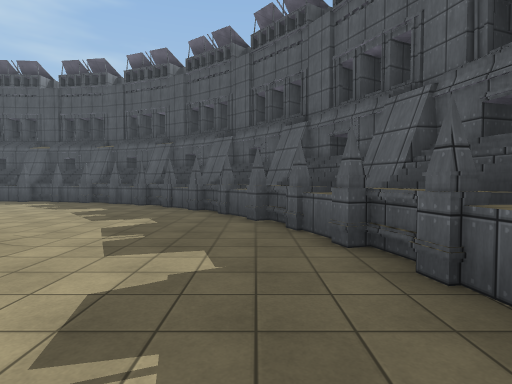
[1] (above)

16 first-person views from a walk through a 3-D level made in the Unity game engine. The camera is 1.5 m above the floor, tilts 2° down and sees 80° across. The floor is counted in squares, 2 m on a side. Each view is taken from the middle of a square. On the plan, view 1 faces up. The plan holds only what a view shows up to about 10 squares ahead; the rest is blank. The player character is not drawn. Surface patterns are stand-ins for the level's own textures.

[2]
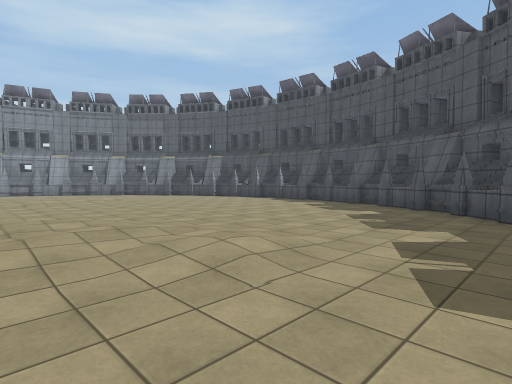

[3]
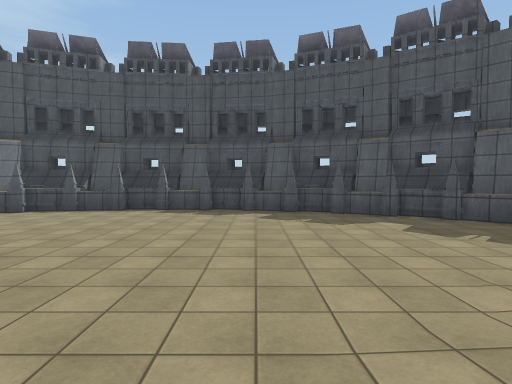

[4]
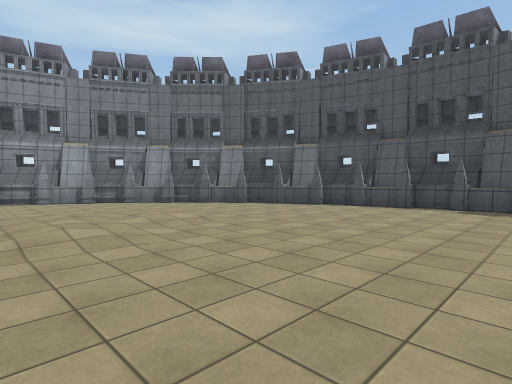

[5]
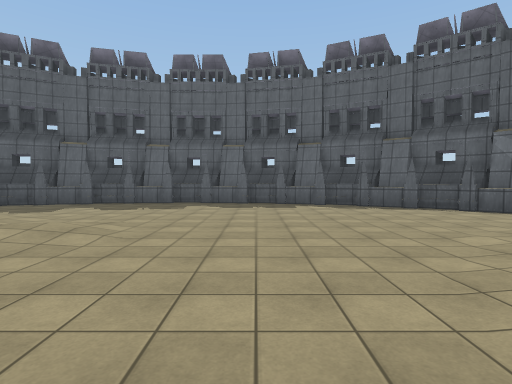

[6]
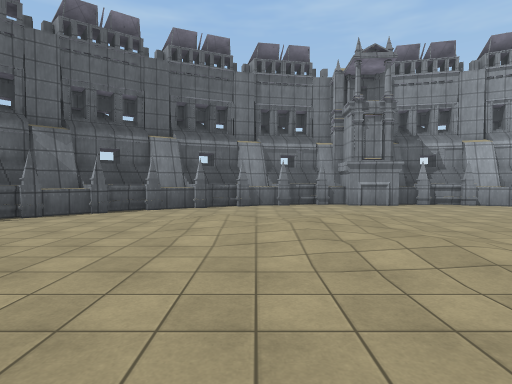

[7]
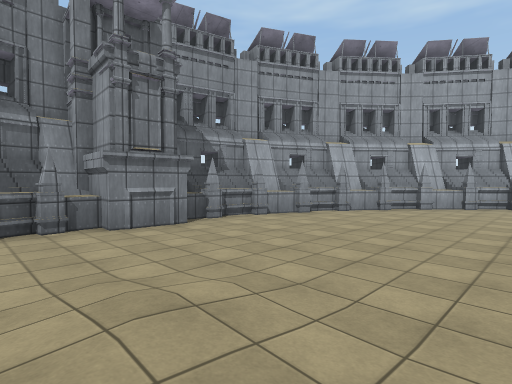

[8]
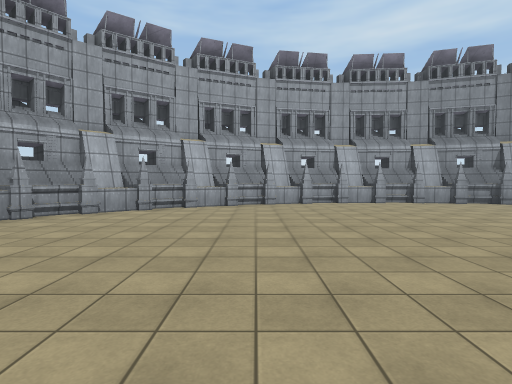

[9]
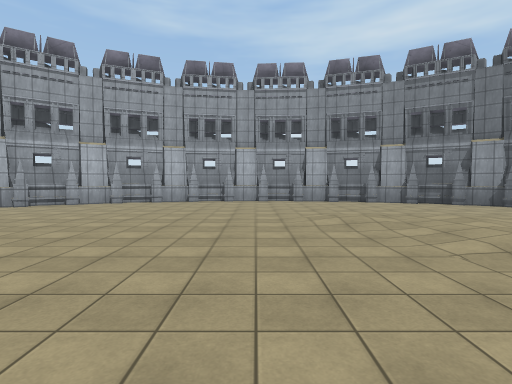

[10]
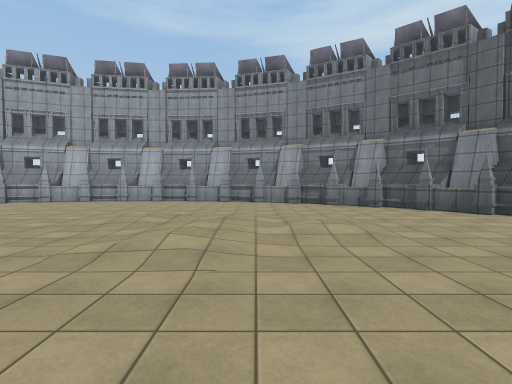

[11]
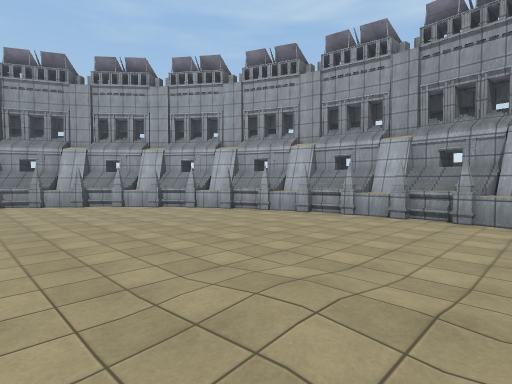

[12]
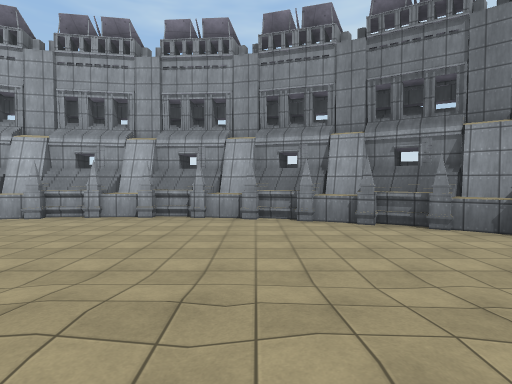

[13]
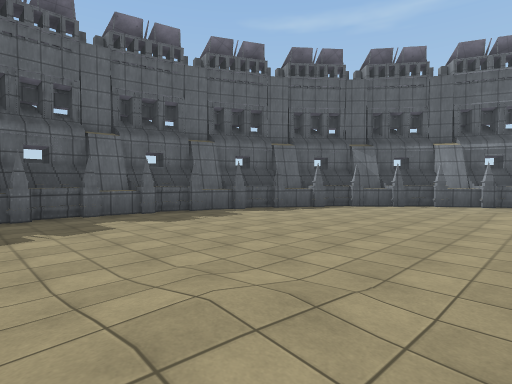

[14]
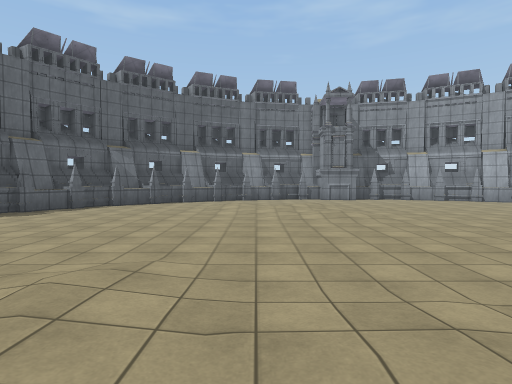

[15]
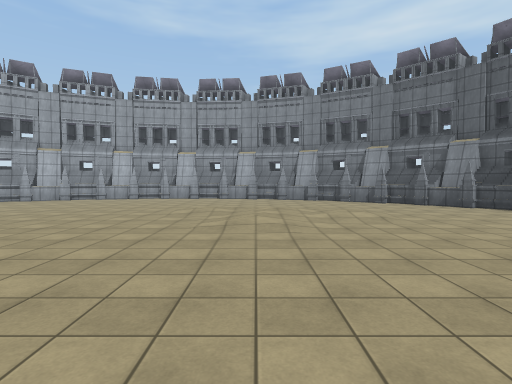

[16]
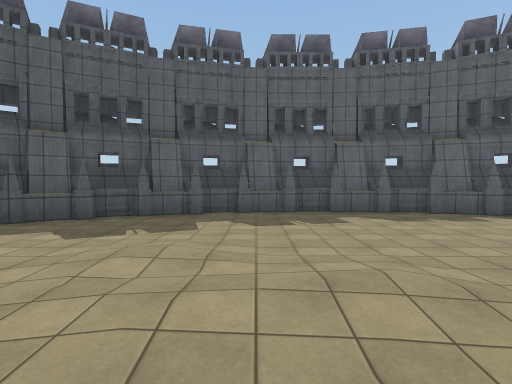

### Floor plan
Key: @ floor where view 1 was taken; # wall or solid block; . main floor; : floor 0.25 m higher than the main floor; / step, stairs or slope; ^ raised ledge.
Columns run from 22 left of view 1 to 3 right of it. Each row starts with its distance up from view 1.
 13             #
 12          ####^###
 11        #^^^^#.^^####
 10      ##^.........#^###
  9     ##^.............^#
  8    #^................^#
  7   #^..................##
  6   #^..../.............##
  5  #^..../:/.............^#
  4  #^....///........//...^#
  3  #^....:/:/...../://....#
  2 #^.....//....../::......^#
  1 #^...../.........//.....##
  0 #^.............../....@.^#
 -1 ##......................^#
 -2  ##....................#^#
 -3  ^^....................^#
 -4  #^...........//.......##
 -5   ^...........///.....##
 -6   #^........../://....^#
 -7    ##.........////...^##
 -8    #^^..............^^#
 -9     ##^............^##
-10      ###^........^^#
-11         #^^^##^^^##
-12           #####

Positions as (right, up) in squares from view 1, and headings:
1: (0, 0), facing up
2: (-1, 1), facing up-left
3: (-7, 2), facing up
4: (-8, 2), facing up-left
5: (-9, -2), facing right
6: (-6, -1), facing down
7: (-7, -5), facing down-left
8: (-10, -4), facing left
9: (-9, 0), facing left
10: (-9, 4), facing left
11: (-13, 3), facing down-left
12: (-13, 3), facing left
13: (-6, 2), facing down-right
14: (-6, 3), facing down
15: (-7, 3), facing left
16: (-7, 2), facing right
